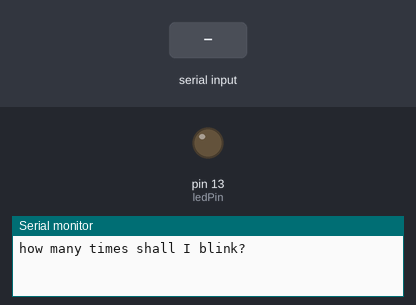
Simulated run of this sketch. Board: Arduino Uno, built with avr-gcc and run on an emulated ATmega328P. Shown: output pins drawn as LEDs (lit = HIGH), the last lines printed to the serial monitor. Dashed ring = blinking. Inputs (shaded band) come from the test bench.

Above: at 1.2 s.
1.3 s: "90,45\n" received over Serial
At 3.1 s:
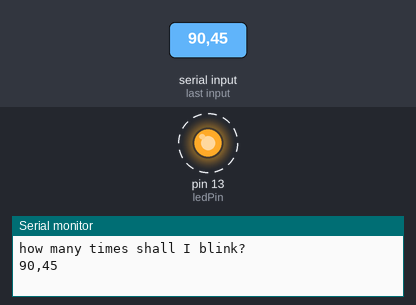
Timing chart, 0 to 10.3 s (numbered marks = the images above; inputs shaded):
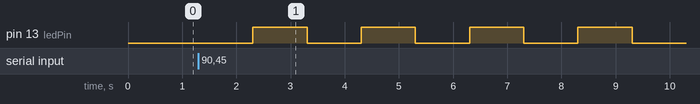

The sketch:

arduino.ino
```cpp
//addresses the ledPin of the Arduino
const int ledPin=13;
int delayPeriod=1000;

void setup() {
  //define how many bits per seconds are send
  Serial.begin(9600);
  //defines that we want to use the ledPin as an output
  pinMode(ledPin,OUTPUT);

}

void loop() {
Serial.println("how many times shall I blink?");
while(Serial.available()==0)
  {

  }
String name= Serial.readString();
Serial.println(name);

for(int i=0;i<name.toInt();i++){
  LEDBlink();
}


}

void LEDBlink(){
  digitalWrite(ledPin,HIGH);
//light stays on for 100 millisec
delay(delayPeriod);
//turn led off
digitalWrite(ledPin,LOW);
delay(delayPeriod);
}
```

Pointer_cheatsheet.c
```cpp
#include <stdio.h>
#include <stdlib.h>
#include <string.h>

void main()
{

    int number = 1;
    int *Pnumber = &number;

    printf("%p adress number \n", Pnumber);
    printf("%d value of variable to which pointer points \n", *Pnumber);
    printf("%p adress Pnumber \n\n", &Pnumber);

    //---------------------------------

    char name[8] = "Jessica";
    //points to first element of name[]and at the same
    //time can address all buckets of the name[]
    //with name[1]...
    char *Pname = name;

    printf("%p Adress of name[0]\n", Pname);
    printf("%p Adress of Pname\n", &Pname);
    printf("%c Value of first char where Pname points to\n", *Pname); //or Pname[0]
    printf("%c value of second char where Pname points to\n\n", Pname[1]);

    //-----------------------------------

    char nameMale[] = "Benjamin";

    //array of char pointers
    char *P_name[5];
    P_name[0] = nameMale;

    printf("%p adress of pointer \n", P_name);
    printf("%p adress of pointer 0\n", &P_name[0]);
    printf("%p adress of pointer 1\n", &P_name[1]);

    printf("%p adress of nameMale[0]\n", &nameMale[0]);
    printf("%s value of variable to which pointer points\n", *P_name);
    printf("%s value of variable to which pointer points\n\n", P_name[0]);

    //----------------------------------------
    char nameFemale[] = "Dorothee";
    char nameFemale2[] = "Sonja";

    char *P_fname[5];
    //array of char pointers pointing to P_fname
    char **PP_fname[2];
    P_fname[0] = nameFemale;
    P_fname[1] = nameFemale2;

    PP_fname[0] = &P_fname[0];
    PP_fname[1] = &P_fname[1];

    printf("%p adress of nameFemale \n", nameFemale);
    printf("%p adress of nameFemale\n", P_fname[0]);
    printf("%p adress of P_fname \n", PP_fname[0]);
    printf("%p adress of PP_fname\n", &PP_fname);
    printf("%p adress of P_fname\n", &P_fname);
    printf("%s value of variable to which pointer of P_fname[0] points\n", *PP_fname[0]);
    printf("%s value of variable to which pointer of P_fname[0] points\n", *PP_fname[1]);
}
```

Measured:
- after the input at 1.3 s, pin 13 (ledPin): alternates HIGH for 1.0 s and LOW for 1.0 s, starting after 1.0 s
